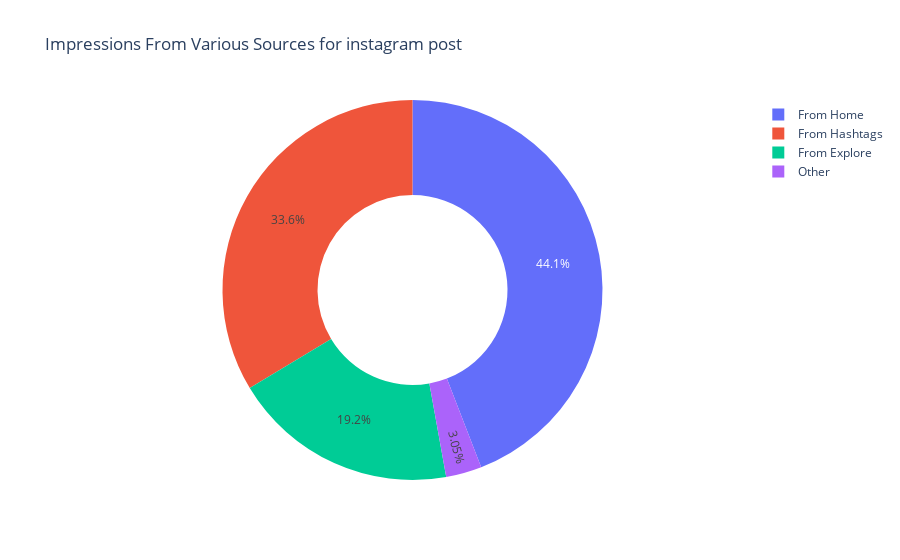

Write notebook code for a chart like this one.
### Markdown cell above
Now, let's turn our attention to the percentage of impressions I receive from various sources on Instagram.

### Code cell
home, hashtags, explore, other = data["From Home"].sum(), data["From Hashtags"].sum(), data["From Explore"].sum(), data["From Other"].sum()
labels = ['From Home','From Hashtags','From Explore','Other']
values = [home, hashtags, explore, other]
fig = px.pie(data, values=values, names=labels, title='Impressions From Various Sources for instagram post', hole=0.5)
fig.show()

### Figure 1 — Plotly figure (JSON) as saved in the notebook; plotly's stock layout.template omitted (floating-point values rounded to 4 significant figures)
{"data": [{"domain": {"x": [0, 1], "y": [0, 1]}, "hole": 0.5, "hovertemplate": "label=%{label}<br>value=%{value}<extra></extra>", "labels": ["From Home", "From Hashtags", "From Explore", "Other"], "legendgroup": "", "name": "", "showlegend": true, "type": "pie", "values": [294619, 224614, 128294, 20360]}], "layout": {"legend": {"tracegroupgap": 0}, "title": {"text": "Impressions From Various Sources for instagram post"}}}
